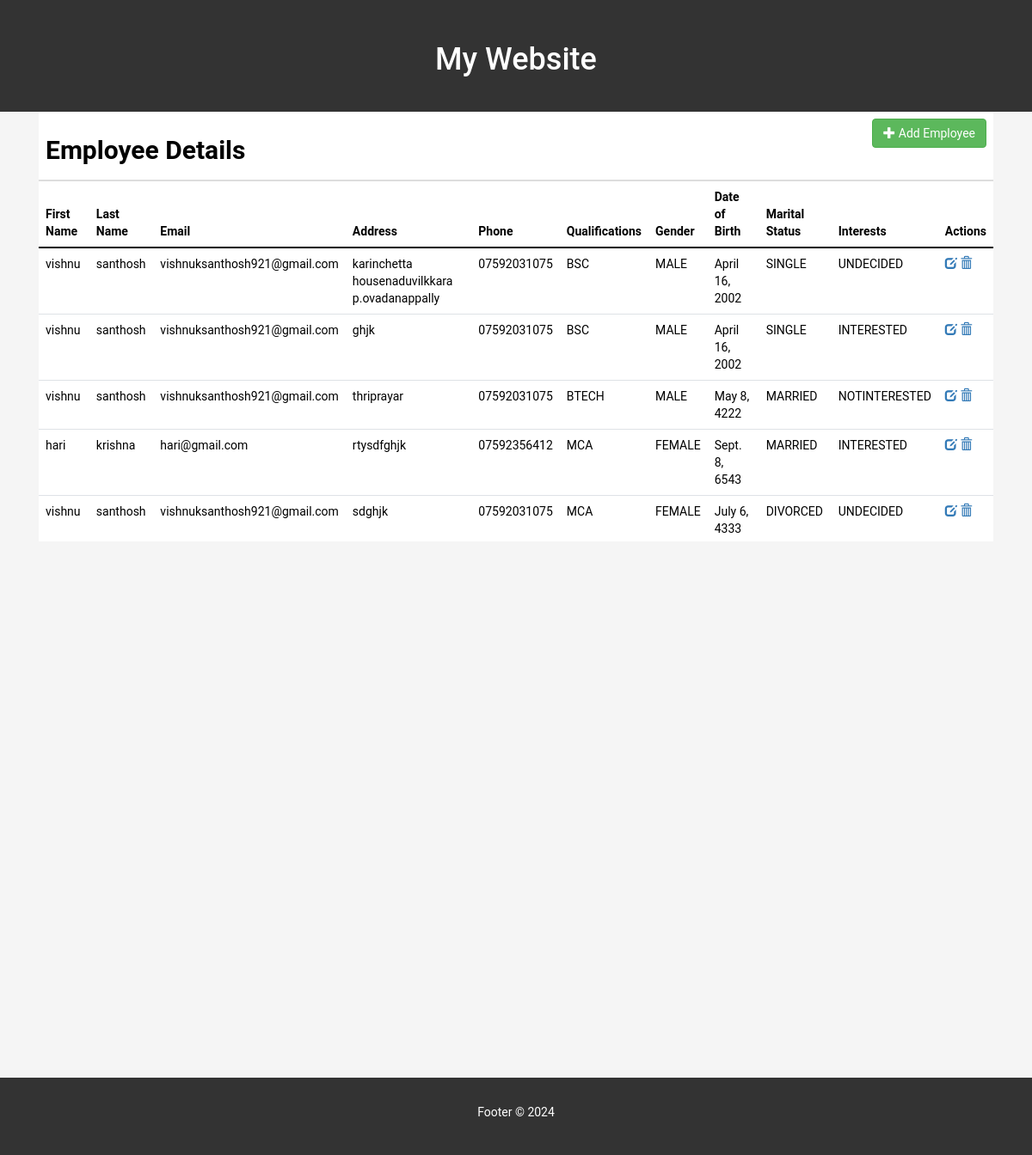
The page / on the database its author committed.
### myapp/models.py (models this page shows, shortened)
class person(models.Model):
    GENDER_CHOICES = [
        ('MALE', 'Male'),
        ('FEMALE', 'Female'),
        ('OTHERS', 'Others'),
    ]
    QUALIFICATION_CHOICES = [
        ('BSC', 'BSc'),
        ('MSC', 'MSc'),
        ('BCA', 'BCA'),
        ('MCA', 'MCA'),
        ('BTECH', 'BTech'),
        ('MTECH', 'MTech'),
    ]
    MARITAL_STATUS_CHOICES = [
        ('MARRIED', 'Married'),
        ('SINGLE', 'Single'),
        ('DIVORCED', 'Divorced'),
        ('WIDOWED', 'Widowed'),
    ]
    INTEREST_CHOICES = [
        ('INTERESTED', 'Interested'),
        ('NOTINTERESTED', 'Not Interested'),
        ('UNDECIDED', 'Undecided'),
    ]
    firstname = models.CharField(max_length=100)
    lastname = models.CharField(max_length=100)
    email = models.EmailField()
    address = models.TextField()
    phonenumber = models.CharField(max_length=15)
    qualifications = models.CharField(max_length=10, choices=QUALIFICATION_CHOICES)
    gender = models.CharField(max_length=10, choices=GENDER_CHOICES)
    dateofbirth = models.DateField()
    maritalstatus = models.CharField(max_length=15, choices=MARITAL_STATUS_CHOICES)
    interests = models.CharField(max_length=15, choices=INTEREST_CHOICES)

### myapp/views.py (the view)
# urls.py: path('',views.index,name='index'),
def index(r):
    obj = person.objects.all()
    return render(r,'index.html',{'obj':obj})

### templates/index.html (shortened to what this page needs)
{% extends 'base.html' %}
{% block content %}
<div class="d-flex justify-content-center">
    <div class="container border-box">
        <div id="main_page" class="scrollable-container content"
            style="max-height: 500px; overflow-y: auto; overflow-x: hidden;">
            <table class="table table-hover">
                <thead>
                    <tr>
                        <th colspan="11">
                            <div class="row">
                                <div class="col-sm-6">
                                    <h2><b>Employee Details</b></h2>
                                </div>
                                <div class="col-sm-6">
                                    <a href="addemployee" class="btn btn-success" type="submit"
                                        style="float: right;"><span class="glyphicon">&#x2b;</span> <span>Add
                                            Employee</span></a>
                                </div>
                            </div>
                        </th>
                    </tr>
                    <tr>
                        <th>First Name</th>
                        <th>Last Name</th>
                        <th>Email</th>
                        <th>Address</th>
                        <th>Phone</th>
                        <th>Qualifications</th>
                        <th>Gender</th>
                        <th>Date of Birth</th>
                        <th>Marital Status</th>
                        <th>Interests</th>
                        <th>Actions</th>
                    </tr>
                </thead>
                <tbody>
                    {% for i in obj %}
                    <tr>
                        <td>{{ i.firstname }}</td>
                        <td>{{ i.lastname }}</td>
                        <td>{{ i.email }}</td>
                        <td>{{ i.address }}</td>
                        <td>{{ i.phonenumber }}</td>
                        <td>{{ i.qualifications }}</td>
                        <td>{{ i.gender }}</td>
                        <td>{{ i.dateofbirth }}</td>
                        <td>{{ i.maritalstatus }}</td>
                        <td class="interest" value="{{i.interests}}">{{ i.interests }}</td>
                        <td>
                            <a href="editemployee/{{i.id}}" class="edit">
                                <span class="glyphicon glyphicon-edit"></span>
                                </i></a>
                            <a href="deleteemployee/{{i.id}}" class="delete">
                                <span class="glyphicon glyphicon-trash"></span>
                            </a>
                        </td>
                    </tr>
                    {% endfor %}
                </tbody>
            </table>
        </div>
    </div>
</div>
{% endblock %}

### templates/base.html (shortened to what this page needs)
<!DOCTYPE html>
<html lang="en">
<head>
    {% load static %}
  <link href="https://cdn.jsdelivr.net/npm/bootstrap@5.0.0-beta1/dist/css/bootstrap.min.css" rel="stylesheet">
  <link href="https://cdn.jsdelivr.net/npm/bootstrap@5.3.3/dist/css/bootstrap.min.css" rel="stylesheet">
  <link rel="stylesheet" href="https://maxcdn.bootstrapcdn.com/bootstrap/3.3.7/css/bootstrap.min.css">
</head>
<body>
    <header>
        <h1>My Website</h1>
    </header>
    <div>
        {% block content %}{% endblock %}
    </div>
    <footer>
        <p>Footer &copy; 2024</p>
    </footer>
</body>
</html>

### templates/base.html (style rules this page uses)
body { font-family: 'Roboto', sans-serif; background-color: #f5f5f5; margin: 0; padding: 0; }
header { background-color: #333; color: white; text-align: center; padding: 30px; }
footer { background-color: #333; color: white; text-align: center; padding: 30px; position: fixed; bottom: 0; width: 100%; }

### rows shown on the page
person: firstname "vishnu", lastname "santhosh", email "vishnuksanthosh921@gmail.com", address "karinchetta housenaduvilkkara p.ovadanappally", phonenumber "07592031075", qualifications "BSC", gender "MALE", dateofbirth "April 16, 2002", maritalstatus "SINGLE", interests "UNDECIDED"
person: firstname "vishnu", lastname "santhosh", email "vishnuksanthosh921@gmail.com", address "ghjk", phonenumber "07592031075", qualifications "BSC", gender "MALE", dateofbirth "April 16, 2002", maritalstatus "SINGLE", interests "INTERESTED"
person: firstname "vishnu", lastname "santhosh", email "vishnuksanthosh921@gmail.com", address "thriprayar", phonenumber "07592031075", qualifications "BTECH", gender "MALE", dateofbirth "May 8, 4222", maritalstatus "MARRIED", interests "NOTINTERESTED"
person: firstname "hari", lastname "krishna", email "hari@gmail.com", address "rtysdfghjk", phonenumber "07592356412", qualifications "MCA", gender "FEMALE", dateofbirth "Sept. 8, 6543", maritalstatus "MARRIED", interests "INTERESTED"
person: firstname "vishnu", lastname "santhosh", email "vishnuksanthosh921@gmail.com", address "sdghjk", phonenumber "07592031075", qualifications "MCA", gender "FEMALE", dateofbirth "July 6, 4333", maritalstatus "DIVORCED", interests "UNDECIDED"
